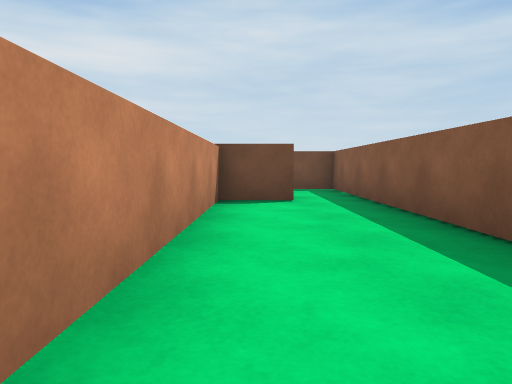
[1] (above)

18 first-person views from a walk through a Unity game level. The camera is 0.62 m above the floor, tilts 4° down and sees 70° across. The floor is counted in squares, 1 m on a side. Each view is taken from the middle of a square. On the plan, view 1 faces up. The plan holds only what a view shows up to about 10 squares ahead; the rest is blank. The player is left out.

[2]
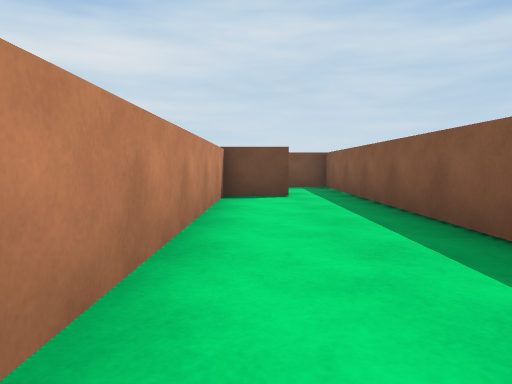

[3]
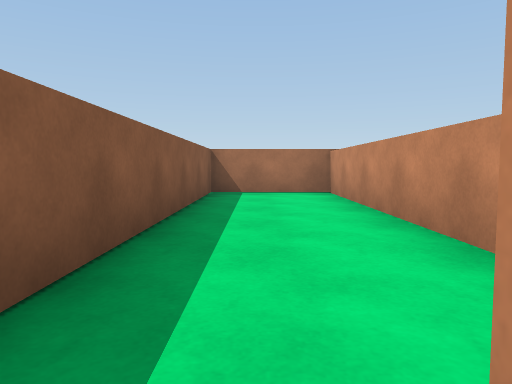

[4]
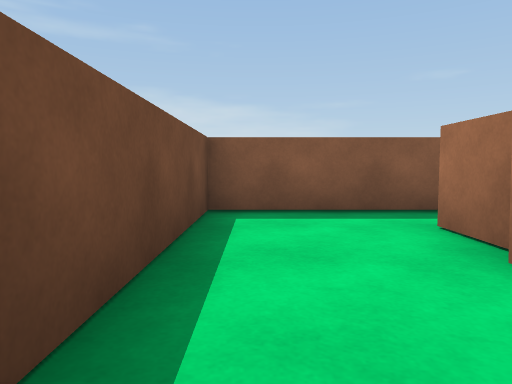

[5]
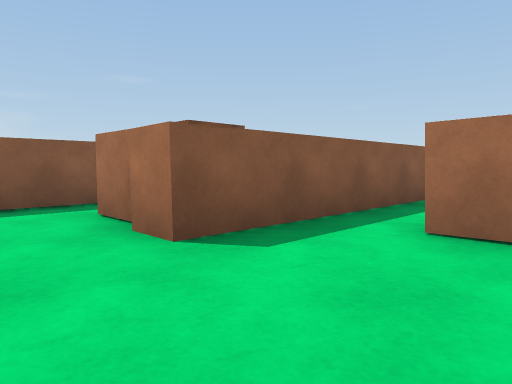

[6]
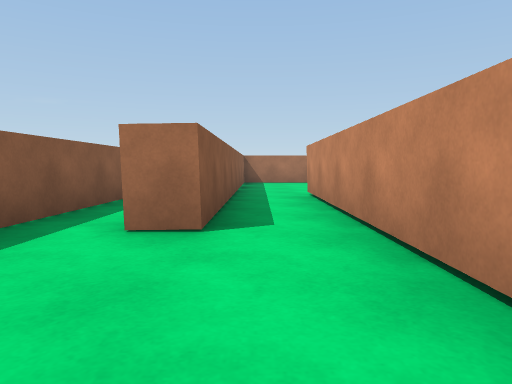

[7]
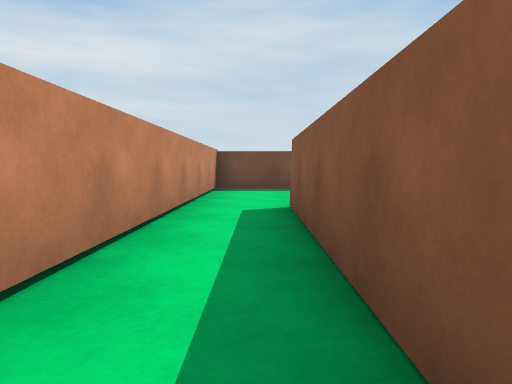

[8]
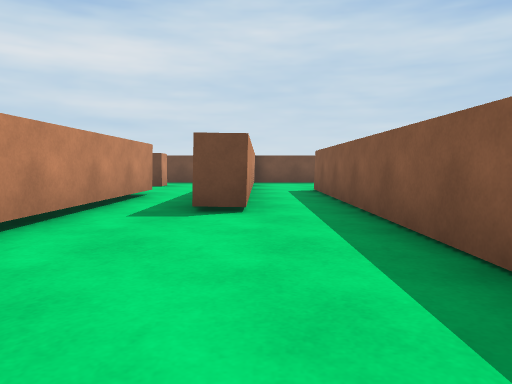

[9]
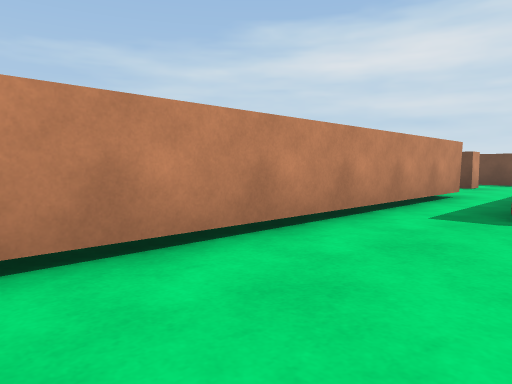

[10]
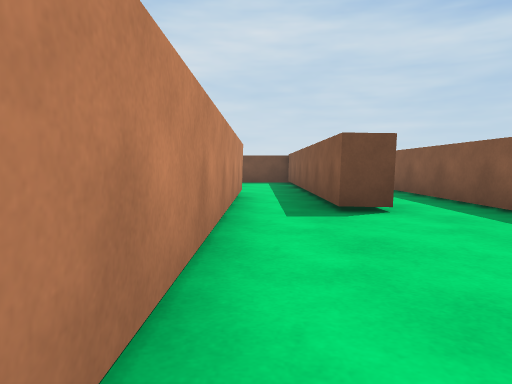

[11]
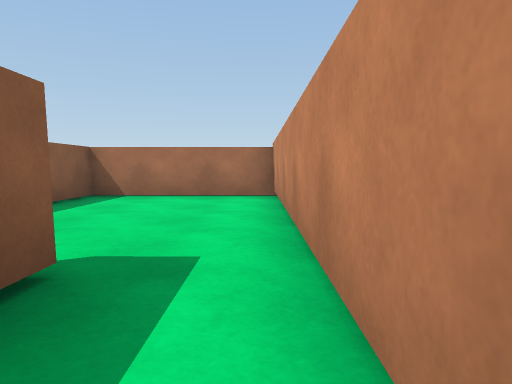

[12]
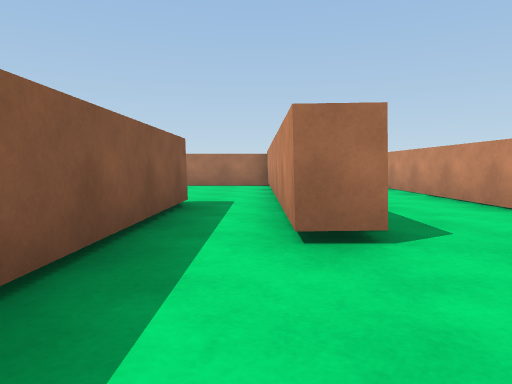

[13]
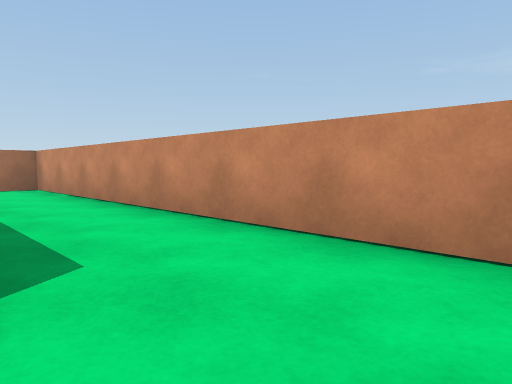

[14]
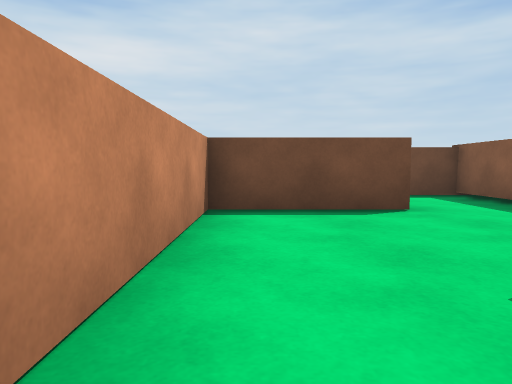

[15]
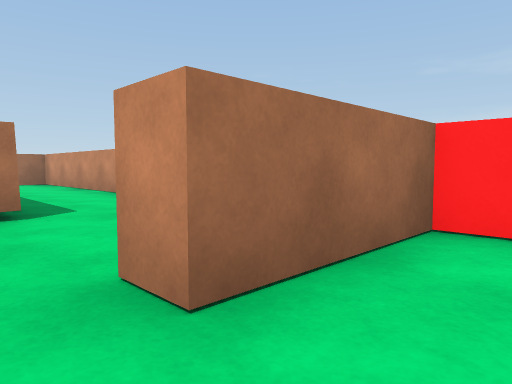

[16]
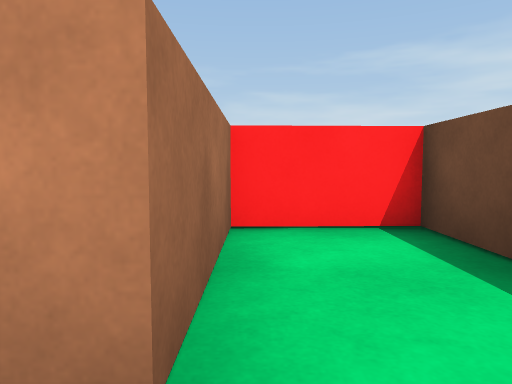

[17]
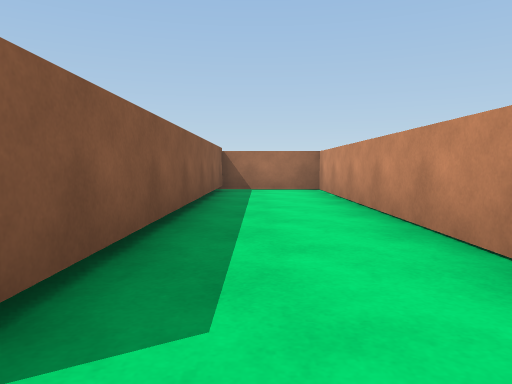

[18]
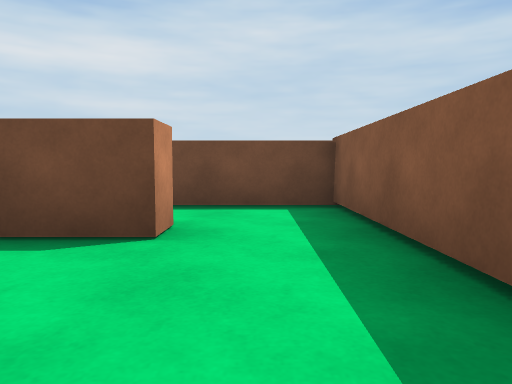

### Floor plan
Points are (right, up) in squares from view 1. A wall is a line through its corners. A room is listed if a view was taken in it or the views show most of it. See-through windows are left out.
Room 1 (views 1, 2, 3)
walls: (-0.7, 6.5) (-0.7, -1.5) (2.1, -1.5) (2.1, 9.7) (-0.4, 9.7)
ways out: opening at (-1, 8.5) to room 2
objects: brown block (0, 7)
Room 2 (views 4, 5, 6)
walls: (-3.5, 5.6) (-2.6, 5.6); (-1.4, 5.4) (-1.4, 7.4) (-0.6, 7.4); (-0.4, 9.7) (-5.1, 9.7) (-5.1, 5.5)
ways out: opening at (-1, 8.5) to room 1; opening at (-4, 5) to room 3; opening at (-2, 6)
Room 3 (views 7, 8, 9, 10, 11, 18)
walls: (-7.3, 4.1) (-7.4, -4.6) (-3.6, -4.6) (-3.5, 5.6); (-5.1, 5.5) (-5.1, 1) (-5.9, 1) (-5.8, 6.5)
ways out: opening at (-4, 5) to room 2; opening at (-7, 7) to room 4; opening at (-8, 5.5) to room 5
Room 4 (views 12, 15, 16)
walls: (-5.8, 6.5) (-5.8, 9.7) (-10.7, 9.7) (-10.7, 7.8) (-7.9, 7.8) (-7.9, 7.1)
ways out: opening at (-7, 7) to room 3
Room 5 (views 13, 14, 17)
walls: (-8.2, 4.1) (-7.3, 4.1); (-7.9, 7.1) (-10.7, 7.1) (-10.7, -4.6) (-8.1, -4.6) (-8, 3.7)
ways out: opening at (-8, 5.5) to room 3

Where each view was taken, in squares from view 1:
view 1: 0 up, 0 right, facing up
view 2: 1 down, 0 right, facing up
view 3: 7 up, 1 right, facing down
view 4: 9 up, 3 left, facing right
view 5: 9 up, 4 left, facing down-right
view 6: 9 up, 4 left, facing down
view 7: 0 up, 4 left, facing up
view 8: 4 down, 5 left, facing up
view 9: 4 down, 5 left, facing up-left
view 10: 4 down, 7 left, facing up
view 11: 3 up, 7 left, facing down
view 12: 7 up, 7 left, facing down
view 13: 6 up, 8 left, facing down-left
view 14: 2 up, 10 left, facing up
view 15: 9 up, 7 left, facing down-left
view 16: 8 up, 7 left, facing left
view 17: 5 up, 9 left, facing down
view 18: 4 up, 7 left, facing up
